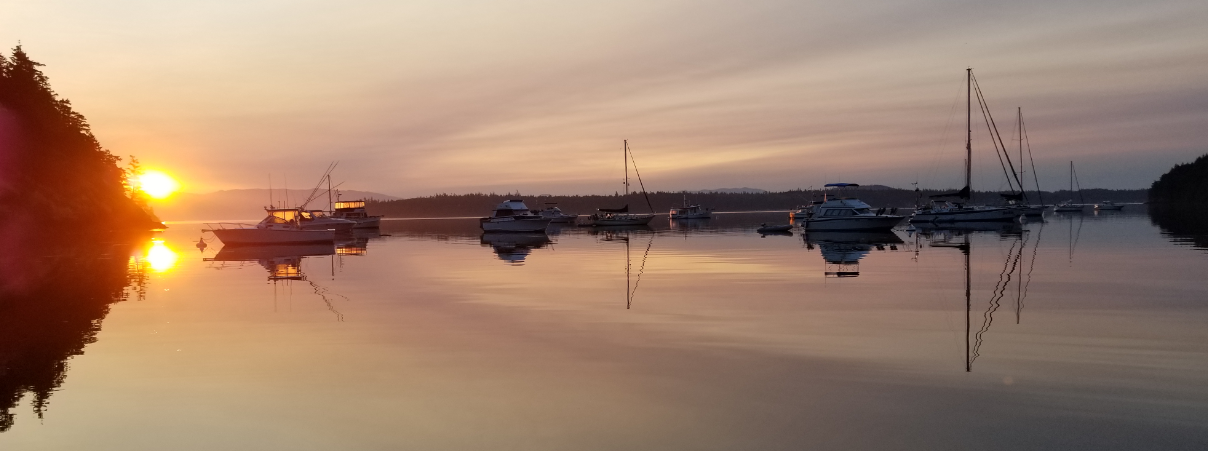
#> input picture A3_Images/Oceanography/symmetry_reflection_boats.png, 1208 x 451 px, found by its file name
$ jupyter execute proof.ipynb   (older library calls are emulated)
#> lines starting #> are read from the running program, lines starting #| are printed output that depends on the picture
# ${\Large \infty}$ Proof

[cell 1]
import kilroy
kilroy.Show('geometry', 'pythagoras.png', 400, 300)
#> (this line was passed over: kilroy is not available in this run)

*Above: A visual proof of the Pythagorean theorem*

### Friendly introduction

What does it mean for something to be *true*?

In mathematics we establish an idea is true by making a convincing argument: A proof. The **proof** notebooks
are about **proofs** in relation to **claims**. The idea is: I make a *claim* and you say 'Oh really? Can
you prove it?' and I say 'Yes!' and I go on to give some *proof*. Then you can decide whether you agree.

For example here is a claim: Imagine we have two cubes, a little one and
a slightly bigger one. Let's say the bigger one is 3% longer on each side
than the little one. I can cut a hole in the little cube and push the
*bigger* cube through that hole. The hole is a real hole; it does not
break the little cube into pieces; and nothing is bent or stretched
in the process. That's my claim.

You say in reply 'Oh really? That seems unlikely... so can you prove it?'
Now I must convince you. How? Several ways come to mind.

- I can actually get the two cubes and cut the hole in the smaller one and push the bigger one through
  - This is proof by demonstration
  - Nothing wrong with that! But it does take some work
- I can say 'It is true because Prince Rupert *says* it is true.'
  - This is called Argument From Authority
    - If we had to rely on Argument From Authority for proof we would still believe that the sun orbits around the earth
    - In case you aren't familiar with this: The earth orbits around the sun
- I can create a mathematical description of how to do it
  - This is called a mathematical proof
  - This is what we are interested in

Do you believe it is actually possible to push a larger cube through a hole in a smaller one? If you have a cube (like a dice) on hand you might try looking at
it for a bit.

Suppose you know that the square of some integer $n$ is even.
I will make a negative claim: The fact that $n^2$ is even tells us
*nothing* about whether $n$ is even or odd. Now here are some options for you
to consider in response...

- You may say 'not interested' and move on
- You may think about it abstractly (since $n$ is *abstract*)
- You may say 'this is abstract... let me try n = 6 and n = 5' and explore by examples

This would be a good time to write down your choice in your notebook.

To practice proving things: There are some proof problems below for you to try.
Then there are two serious proofs near the bottom of this notebook: The infinitude of primes and
the Pythagorean theorem.

As we go along the question for you is **"Are proofs interesting to me?"**
It is like this: Suppose you spent several years sailing boats.  Then one day you happened into a boat-building
shop... might be interesting: to see how they put the boats together. Perhaps?

### Terminology

Please copy out the **boldface** terms from the list below into your
notebook. Then partner up to discuss and understand the *other* terms.

* **proof**: An argument based on reason that establishes a statement to be true
* proof by example: 'Some even numbers end with the digit 8' Proof: 38 is an even number.
* proof by direct argument: 'Four groups of six gum drops leaves 21 gum drops after I eat three of them.'
* **proof by contradiction**: A statement $S$ is true by assuming $S$ is false and finding a logical contradiction
* **proof by counter-example**: A statement $S$ is proven false by providing a counter-example to $S$
> 'All odd numbers end with the digit 5' is proven false by noticing that 13 is an odd number
* erroneous proof: A proof with a mistake in it
* logical fallacy: An erroneous proof that fits a common pattern, failing to follow the rules of logic
> ad hominem: Based on attacking a person's character
>
> - Kilroy's proof is incorrect because Kilroy is a bank robber and a bad guy and so he must be wrong.
>
> assuming the conclusion: A false argument that assumes the end result it claims to prove
>
> - All odd numbers end in 3 because all odd numbers end in 3
>
> ignorance: A false argument that a statement $S$ can not be true because it is too difficult to understand
>
> - The pythagorean theorem is too complicated for me to understand so it must be wrong
>
> authority: A false argument that a statement $S$ is true because someone says it is true
>
> - Zero is equal to one because King George said it is so

### Proof goof

I am going to make a *claim*. Then I will try to prove it.

**Claim**: A positive integer $n$ is unknown. Its square
$n^2$ is even. $n$ could be either even or odd.

<br>${\Huge \infty}$

Before reading further: Try to prove or disprove the claim above.

To be honest this claim seems wobbly... let's see what happens when I try to prove it.

We know $n^2$ is even. This means that $2$ is one of the
prime factors of $n^2$. Also we know that $n$ is either a prime or the
product of some primes; so $n=p_1\cdot p_2\cdot p_3 \cdot p_4 \cdots p_i$. The $p$'s are primes.

Notice two things, please: First we *imagine* a prime number $p$ but it might be one of
several so we give it a little subscript, the number $1$, so it looks like $p_1$. This is multiplied
by $p_2$, and so on. The notation allows for a whole bunch of primes multiplied together
to arrive at $n$. But $n$ might be a prime number. If that is the case then $n=p_1$
and there are no other primes involved. Writing in this way expresses the abstract
nature of $n$ (we don't know how many prime factors it has) together with the definite
nature of $n$ (it is *most definitely* prime or the product of primes).

So now to continue:

$n^2\;=\;2\cdot q=n\cdot n=p_1\cdot p_2\cdot p_3\cdot p_4\cdots p_i\cdot p_1\cdot p_2\cdot p_3\cdot p_4\cdots p_i$

In words: One of the prime factors of $n^2$ is $2$ because $n^2$ is even.
Since $n^2$ is $n$ times $n$ we know all the prime factors of $n$ appear
twice in the prime factorization of $n^2$.
Also $n^2$ has only *one* prime factorization. (The order of the factors can change
but the list of factors may not.) Therefore only the prime factors of
$n$ appear in the prime factorization of $n^2$. Since $2$ is one of those prime
factors it follows that $2$ is a prime
factor of $n$ and so $n$ must be even.

My claim is wrong. If $n^2$ is even then $n$ must also be even.

We get a bonus result from this as well: Even perfect squares must be multiples
of $4$ since an even number squared must contribute two prime factors of $2$.

### Claims that go from specific to general

Proofs may concern things that are very specific. The claim that $5$ is a prime number is very specific to $5$.
Proofs may also concern more *general* or *abstract* ideas. The proof just above is very general, applying to
all even squares. The pythagorean theorem is true for *all* right triangles; it is very general.

<br>${\Huge \infty}$

Write down at least three mathematical ideas in both *specific* and *general* form. They do not need to be correct! They can be crazy. The point is to write
specific and general forms.

Two examples:

**Specific claim: The three angles of a right triangle add up to 180 degrees.**
**General claim: The three angles of *any* triangle add up to 180 degrees.**

**Specific claim: The prime number $7$ is evenly divisible by $2$.**
**General claim: All prime numbers are evenly divisible by $2$.**

### Extra

Try proving or disproving this claim:

**Claim: There are two-digit numbers equal to the product of their digits plus the sum of their digits.**

Write some more claims. As above: This is very open-ended. Your claims
need not be correct; in fact they need not even make sense. They can use
made up words as in 'The polhode rolls without slipping on the herpolhode.'
The idea is to get your mind generating ideas.

<br>${\Huge \infty}$

**To Prove:** There are at least five prime numbers.

**Proof**

Please provide this proof. $\boxdot$

<br>${\Huge \infty}$

**To Prove:** The sum of two odd numbers is even.

**Proof**

An odd number is defined as some even number plus one. (Please provide the rest of this proof.) $\boxdot$

<br>${\Huge \infty}$

**To Prove:** Take a prime number and multiply it by some other number; then add 1 to that.
The result number is not divisible by the prime number.

**Proofs**

I provide two proofs.
Please write in your notebook which you prefer, and why.
You may wish to try a proof of your own as well.

Proof 1. This is obvious. $\boxdot$

Proof 2. The result number $r$ is some prime number $p$ times some
other number $n$ plus $1$. We can write $r = p \cdot n + 1$.
Now $r$ divided by $p$ equals $n$ with a remainder of $1$ so $r$ is not divisible by $p$. $\boxdot$

<br><br>

### Lots of primes

Now we have arrived at our first 'serious' proof. 'Serious'
because the result is one of the most useful and important ideas in
mathematics. The proof is not obvious and requires some
careful thought.

<br>${\Huge \infty}$

Please take a moment to write down the following **claim** in your notebook. Think about it and
(if you have not seen a proof yet) see if you can invent a convincing argument.

Next continue to the two proofs given: A short one and then a longer one.
Write in your notebook which of them makes sense to you. Is the long proof
necessary or is the short proof enough? Does either proof
convince you that the claim is true?

**Claim:** There is an infinite number of prime numbers.

**Short Proof**

Assume the contrary, that the number of primes is finite. List them and form the product
of all of them, then add one. The result is a number that is not divisible by any of
the primes on the list. It is either a new prime or the product of new primes not on the
list. This contradicts the assumption that the number of primes is finite. Therefore the
number of primes is infinite. $\boxdot$

**Long Proof**

This proof is the same as the one above with more explanation.

Assume there is a *finite* number of prime numbers, say $n$ of them.

The list of them is $\;p_1, p_2, \dots, p_n$.
For example $p_1=2$, $p_2=3$ and $p_{10}=29$.

Multiply all of these prime numbers together. Call the product $A$. Then add 1 to $A$. Call this $B$.

$$A = p_1 \cdot p_2 \cdot p_3 \cdots  p_n$$

$$B = A + 1$$

Now $A$ is divisible by all of the prime numbers. By adding one to $A$ we see that $B$ is
*not* divisible by *any* of the prime numbers.

$B$ is either a *new* prime not in the list or it is composite (the product of two or more prime numbers).
If it is the first case, that $B$ is a new prime: Then we contradict our assumption that we had the complete
list of all of the primes.

If it is the second case, that $B$ is the product of two or more prime
numbers then *they* must not be on the complete list of primes. In either case we have discovered new
prime numbers that were not on our list of all of the primes.

At this moment we can go in two different directions. One is to say 'The assumption that there is
a finite list of primes produced a contradiction: A number not on the list that is also prime.
Therefore the assumption is false and the list of primes is infinite.'

The second direction is to say 'Well $B$ creates at least one new prime number so let's add that
to the list of all of the primes.' The problem with this is it puts us back in the same position
as before. We can begin again with the new list to make a new version of $B$ -- call it $B_2$ --
which will produce still more new prime numbers that are not on our list. And so on:
The process can be repeated as many times as
we like. And so again there is no limit to the number of prime numbers.

That is a proof that there is an infinitude of primes; so we generally end with a little symbol
indicating the proof is done. $\boxdot$

This by the way is called a proof-by-contradiction. We assume that the opposite of our claim is true and
we show that this assumption leads to an impossible situation: A logical contradiction that tells us our
assumption was wrong. Therefore we go back and say that the *opposite* of our assumption must be correct.

> **Claim**: The number of primes is infinite<br>
> **Assumption**: The number of primes is finite<br>
> **Contradiction**: The assumption leads via logic to an impossible situation (discovery of new primes)<br>
> **Result**: The assumption is false<br>
> **Conclusion**: The opposite of the assumption must be true: The **claim** is proven

### Two Circles

Before we go on to prove the Pythagorean theorem let's try two modest proofs concerning circles.

<br>${\Huge \infty}$

Suppose you have two points on a plane. Prove that there is a circle that passes through both points.

<br>${\Huge \infty}$

Suppose you have three points on a plane. Prove that there is a circle that passes through all three points.

For now both of these proofs are open; a solution is not provided. If you can provide a proof
we may wish to include it here.

<br><br>${\Huge \infty}$

Let's prove the Pythagorean theorem for right triangles, $a^2+b^2=c^2$. Remember $a$ and $b$ are the legs of a right
triangle and $c$ is the hypopotenuse. There are many ways to go about this proof.
This method requires a little algebra.  If you are not sure how to proceed please say in OneNote
something like "Not sure how to proceed!"

**Claim:** Ths sum of the squares of the legs of a right triangle is equal to the square of the hypotenuse.

[cell 2]
kilroy.Show('geometry', 'pythagoras_lower_right.png', 300, 280)
#> (this line was passed over: kilroy is not available in this run)

**Proof**

- Please re-create the diagram of the square shown above. Let's call the big square $S$
- Label each side of the big square $S$ with the letter $c$... each side of $S$ is also the hypotenuse of a right triangle
- The big square $S$ is cut into four identical right triangles surrounding an inner square $Q$
- Choose one of the right triangles; let's call it $R$; and label the legs of $R$ as $a$ and $b$. Make $a$ the longer one and $b$ the shorter one
- Label the sides of $Q$ as $a-b$
  - This is probably the most difficult step. Are you convinced that it is correct?
- Write down $Area(S)\;=\;Area(Q)\;+\;4\cdot Area(R)$
- Write down $Area(S)\;=\;c^2$
- Write down $Area(Q)\;=\;(a\;-\;b)^2$
- Write down $Area(R)\;=\;\frac{1}{2}ab$
- Now combine all of these into a single equation by writing:

$$Area(S)\;=\;Area(Q)\;+\;4\cdot Area(R)$$

$$c^2\;=\;(a\;-\;b)^2\;+\;4\cdot\frac{1}{2}ab$$

<br>${\Huge \infty}$

Show that the previous equation is the same thing as the Pythagorean formula for right triangles $c^2\;=\;a^2\;+\;b^2$.

<br>${\Huge \infty}$

For this problem we have not one but *two* abstract numbers: $a$ and $n$. $a$ acts as a starting point... but we are
not told exactly where that is. $n$ acts as a length parameter, but again we do not know *how long* that length is.
The problem asks you to prove a statement despite not knowing these numbers in a definite way...

**Claim**: Suppose we have a range of $2n+1$ consecutive integers starting at $a$.
That is: the numbers are $a,\; a+1,\;a+2,\;a+3,\;\dots\;a+2n$. Suppose also that $n+1$ of these numbers
are chosen in some way. Prove that two of these chosen numbers are relatively prime.

[cell 3]
def Show(folder, filename, width, height):
    """
    import an image from the repo images/folders for dispaly in a Python cell
    """
#> called with folder = 'ocean', filename = 'symmetry_reflection_boats.png', width = 1000, height = 500
    import requests, shutil
    from PIL import Image
    fullpath = 'https://raw.githubusercontent.com/robfatland/othermathclub/master/images/' + folder + '/' + filename
    a = requests.get(fullpath, stream = True)
    outf = './sometmp.png'
    if a.status_code == 200:
        with open(outf, 'wb') as f:
            a.raw.decode_content = True
            shutil.copyfileobj(a.raw, f)
    return Image.open(outf).resize((width,height),Image.ANTIALIAS)
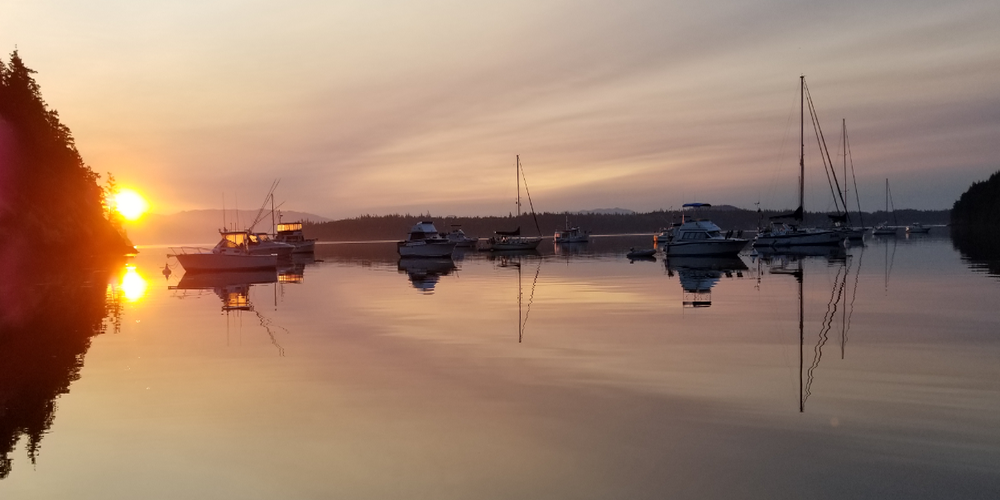
#> returned value: PIL image 1000x500 RGB; mean R, G, B 158.4, 129.2, 109.9

Show("ocean", "symmetry_reflection_boats.png", 1000, 500)

### Friendly introduction

This page is just a fragment; as is the next one.

I will ask you one question and then we will call this 'the end of the proof notebooks so far...'.

The question is this: Can you prove that a mirror works the way it does? My mirror image has a left
hand but it only waves when I wave my right hand. Therefore the mirror is reversing left and right.
Why does it seem to reverse left and right but does not reverse up and down?

Yet here in this picture the boat masts stick up in there air and are reflected up and down in the water.

#### Induction

Induction is a form of proof. The link below gives some induction proof problems.

- [A resource](http://www.math.ucla.edu/~radko/circles/lib/data/Handout-142-159.pdf)

[cell 4]
Show('people','where_the_sidewalk_ends.png',600,300)
#> call 2 of Show, with folder = 'people', filename = 'where_the_sidewalk_ends.png', width = 600, height = 300
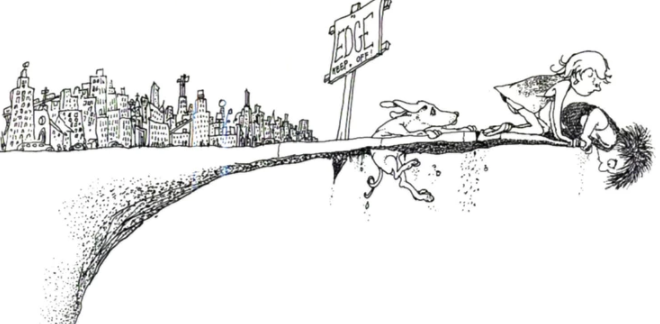
#> input picture A3_Images/People/where_the_sidewalk_ends.png, 660 x 324 px, found by its file name
#> in Show (call 2), `return Image.open(outf).resize((width,height),Image.ANTIALIAS)`:
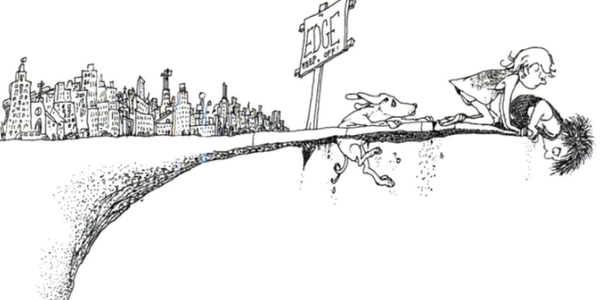
#> returned value: PIL image 600x300 RGB; mean R, G, B 236.5, 236.6, 236.4
